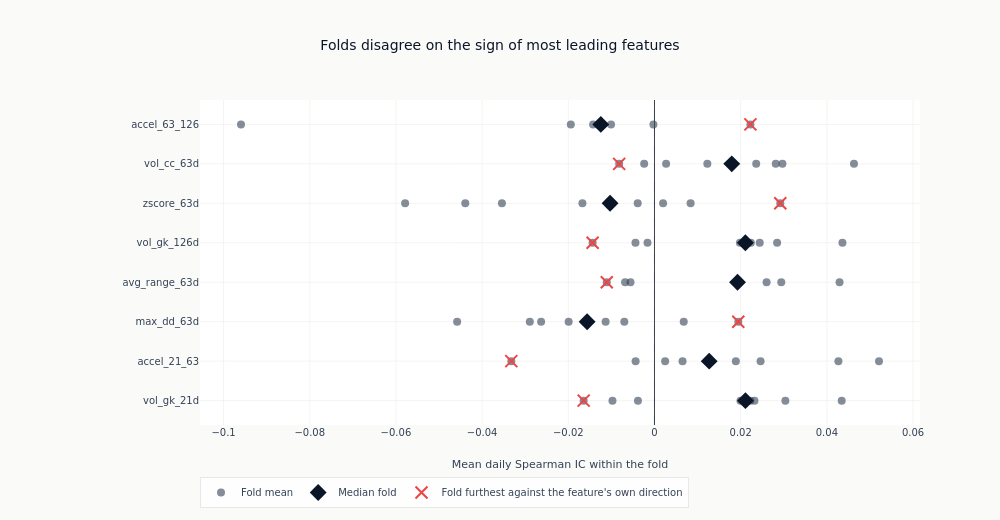

Notebook cell for this chart:
### Code cell
stability_features = [name for name in reversed(leaders) if name in fold_stats]
fig = go.Figure()
_ = fig.add_trace(
    go.Scatter(
        x=[value for name in stability_features for value in fold_stats[name]["fold_ics"]],
        y=[name for name in stability_features for _ in fold_stats[name]["fold_ics"]],
        mode="markers",
        marker={"color": COLORS["neutral"], "size": 8, "opacity": 0.6},
        name="Fold mean",
    )
)
_ = fig.add_trace(
    go.Scatter(
        x=[fold_stats[name]["median_fold_ic"] for name in stability_features],
        y=stability_features,
        mode="markers",
        marker={"color": COLORS["blue"], "size": 13, "symbol": "diamond"},
        name="Median fold",
    )
)
_ = fig.add_trace(
    go.Scatter(
        x=[
            min(fold_stats[name]["fold_ics"], key=lambda value: value * signed_direction(name))
            for name in stability_features
        ],
        y=stability_features,
        mode="markers",
        marker={
            "color": COLORS["negative"],
            "size": 12,
            "symbol": "x-thin",
            "line": {"width": 2, "color": COLORS["negative"]},
        },
        name="Fold furthest against the feature's own direction",
    )
)
_ = fig.add_vline(x=0, line={"color": COLORS["neutral"], "width": 0.8, "dash": "dash"})
fig.update_layout(
    title="Folds disagree on the sign of most leading features",
    xaxis_title="Mean daily Spearman IC within the fold",
    height=520,
    width=1000,
    margin={"l": 200},
    legend={"orientation": "h", "y": -0.16},
)
show_plotly_with_alt(
    fig,
    "One row per leading feature, with a point for each fold's mean rank correlation, a "
    "diamond at the median fold and a cross on the fold furthest against the feature's "
    "own direction. Every row has points on both sides of the zero rule, and on most "
    "rows the spread across folds is several times the distance of the median from "
    "zero.",
)

### Figure 1 — Plotly figure (JSON) as saved in the notebook; plotly's stock layout.template omitted (floating-point values rounded to 4 significant figures)
{"data": [{"marker": {"color": "#334155", "opacity": 0.6, "size": 8}, "mode": "markers", "name": "Fold mean", "type": "scatter", "x": [0.04345, 0.02226, 0.02321, 0.03037, -0.003841, -0.01644, -0.009751, 0.01995, 0.006512, -0.03322, -0.004383, 0.02462, 0.0521, 0.01888, 0.04268, 0.002471, -0.02631, 0.01945, -0.01135, -0.01992, -0.04579, 0.006787, -0.02893, -0.007001, 0.04295, 0.01947, 0.02601, 0.02942, -0.005566, -0.01107, -0.006819, 0.01907, 0.04362, 0.01982, 0.02442, 0.02845, -0.004412, -0.01436, -0.00162, 0.02237, -0.01672, 0.0292, 0.008381, -0.04391, -0.05787, -0.003893, -0.0354, 0.001993, 0.04629, 0.02814, 0.02361, 0.0297, -0.002396, -0.008195, 0.002699, 0.01226, -0.01202, -0.09596, -0.01941, -0.01008, -0.01424, 0.02226, -0.0002506, -0.01289], "y": ["vol_gk_21d", "vol_gk_21d", "vol_gk_21d", "vol_gk_21d", "vol_gk_21d", "vol_gk_21d", "vol_gk_21d", "vol_gk_21d", "accel_21_63", "accel_21_63", "accel_21_63", "accel_21_63", "accel_21_63", "accel_21_63", "accel_21_63", "accel_21_63", "max_dd_63d", "max_dd_63d", "max_dd_63d", "max_dd_63d", "max_dd_63d", "max_dd_63d", "max_dd_63d", "max_dd_63d", "avg_range_63d", "avg_range_63d", "avg_range_63d", "avg_range_63d", "avg_range_63d", "avg_range_63d", "avg_range_63d", "avg_range_63d", "vol_gk_126d", "vol_gk_126d", "vol_gk_126d", "vol_gk_126d", "vol_gk_126d", "vol_gk_126d", "vol_gk_126d", "vol_gk_126d", "zscore_63d", "zscore_63d", "zscore_63d", "zscore_63d", "zscore_63d", "zscore_63d", "zscore_63d", "zscore_63d", "vol_cc_63d", "vol_cc_63d", "vol_cc_63d", "vol_cc_63d", "vol_cc_63d", "vol_cc_63d", "vol_cc_63d", "vol_cc_63d", "accel_63_126", "accel_63_126", "accel_63_126", "accel_63_126", "accel_63_126", "accel_63_126", "accel_63_126", "accel_63_126"]}, {"marker": {"color": "#0a1628", "size": 13, "symbol": "diamond"}, "mode": "markers", "name": "Median fold", "type": "scatter", "x": [0.02111, 0.0127, -0.01563, 0.01927, 0.0211, -0.01031, 0.01793, -0.01246], "y": ["vol_gk_21d", "accel_21_63", "max_dd_63d", "avg_range_63d", "vol_gk_126d", "zscore_63d", "vol_cc_63d", "accel_63_126"]}, {"marker": {"color": "#ef4444", "line": {"color": "#ef4444", "width": 2}, "size": 12, "symbol": "x-thin"}, "mode": "markers", "name": "Fold furthest against the feature's own direction", "type": "scatter", "x": [-0.01644, -0.03322, 0.01945, -0.01107, -0.01436, 0.0292, -0.008195, 0.02226], "y": ["vol_gk_21d", "accel_21_63", "max_dd_63d", "avg_range_63d", "vol_gk_126d", "zscore_63d", "vol_cc_63d", "accel_63_126"]}], "layout": {"height": 520, "legend": {"orientation": "h", "y": -0.16}, "margin": {"l": 200}, "shapes": [{"line": {"color": "#334155", "dash": "dash", "width": 0.8}, "type": "line", "x0": 0, "x1": 0, "xref": "x", "y0": 0, "y1": 1, "yref": "y domain"}], "title": {"text": "Folds disagree on the sign of most leading features"}, "width": 1000, "xaxis": {"title": {"text": "Mean daily Spearman IC within the fold"}}}}
